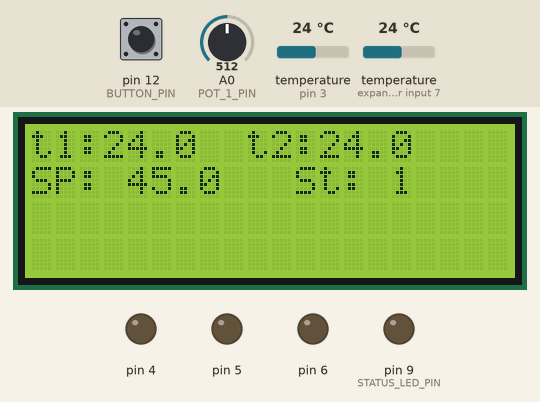
This sketch was run on a simulated Arduino Uno, built with avr-gcc and run on an emulated ATmega328P. Shown: 20×4 character LCD, output pins drawn as LEDs (lit = HIGH). The inputs (shaded band) are chosen by the test bench; at power-on: pin 12 (BUTTON_PIN) HIGH, temperature (sensors on expander input 7, pin 3) 24 °C, A0 (POT_1_PIN) = 512. Pins used as bus, display or sensor lines are not drawn; what the sketch prints to the serial monitor is not drawn.

Above: at 2.5 s.
2.6 s: pin 12 (BUTTON_PIN) pulled LOW for 0.15 s
At 3.8 s:
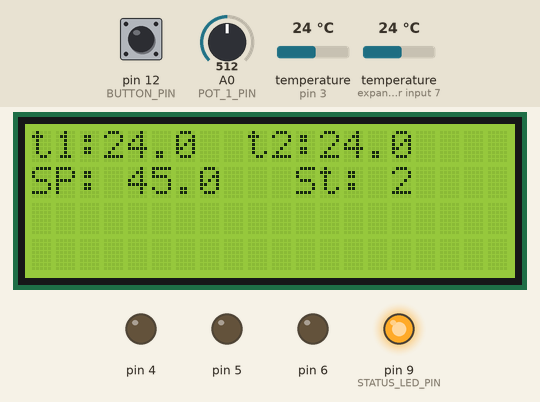
4.2 s: pin 12 (BUTTON_PIN) pulled LOW for 1 s
At 5.4 s:
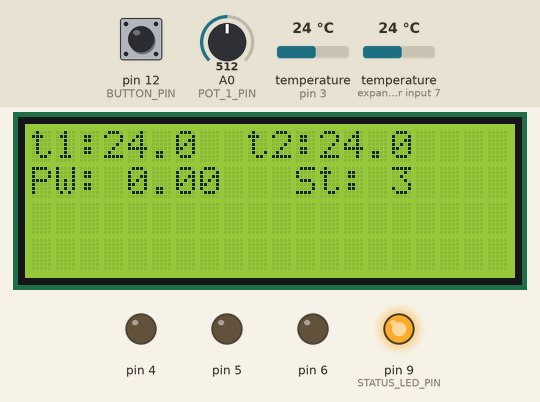
6.7 s: temperature (sensor on expander input 7) set to 12 °C
At 9.4 s:
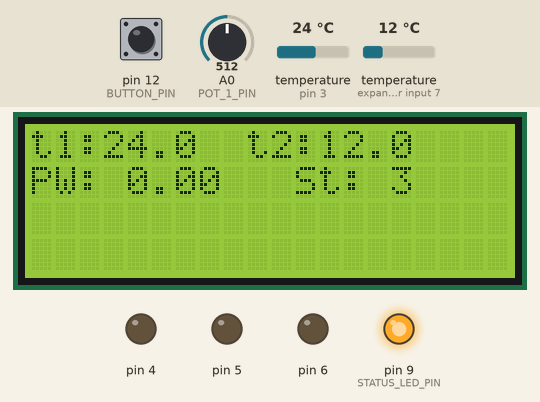
9.7 s: A0 (POT_1_PIN) set to 0
At 10.7 s:
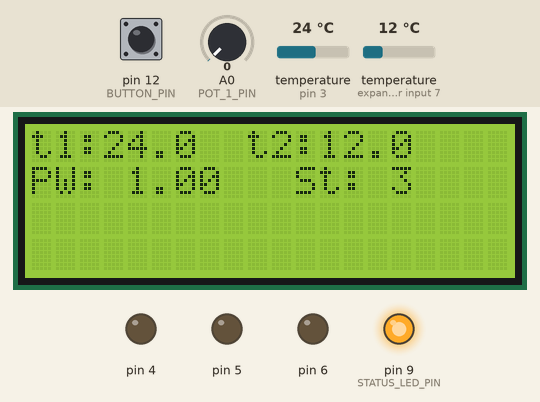
11.2 s: temperature (sensor on expander input 7) set to 19 °C
13.7 s: A0 (POT_1_PIN) set to 122
At 15.0 s:
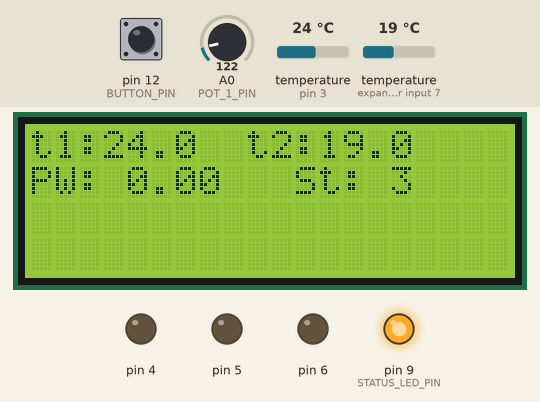
Timing chart, 0 to 16.2 s (numbered marks = the images above; inputs shaded):
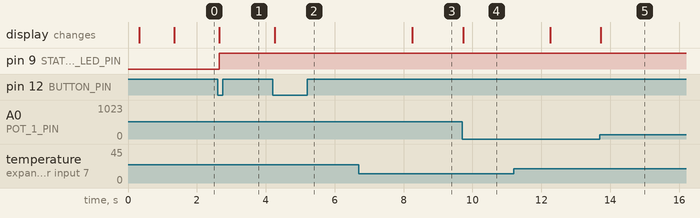

Measured:
- after the input at 2.6 s, pin 9 (STATUS_LED_PIN): LOW → HIGH after 0.05 s; the display: changes after 0.05 s (image 1)
- after the input at 4.2 s, the display: first changes after 0.06 s (image 2 shows a later state)
- after the input at 6.7 s, the display: changes after 1.6 s (image 3)
- after the input at 9.7 s, the display: changes at once (image 4)
- after the input at 13.7 s, the display: changes at once (image 5)

The sketch:

ssr_temp_on_off_reg.ino
```cpp
#include <Wire.h>
#include <LiquidCrystal_I2C.h>
#include <OneWire.h>
#include <DallasTemperature.h>
#include <Bounce2.h>

#define ONE_WIRE_BUS_PIN 3
#define SSR_PIN 13
#define POT_1_PIN A0
#define BUTTON_PIN 12
#define STATUS_LED_PIN 9

unsigned int state = 1;

unsigned long currentMillis = 0;
unsigned long tempLastMillis = 0;
unsigned int tempTimer = 2000;
double probe01Temp = 0;
double probe02Temp = 0;
volatile int sensorVal = 0;


double setpoint = 0;
double power = 0;
int powerInt = 0;

unsigned long ssrLastMillis = 0;
unsigned int ssrFreq = 10;
unsigned int ssrDutyCycle = 50;
unsigned int count = 0;


// Setup a oneWire instance to communicate with any OneWire devices
OneWire oneWire(ONE_WIRE_BUS_PIN);
// Pass our oneWire reference to Dallas Temperature.
DallasTemperature sensors(&oneWire);
//Specific adresses
DeviceAddress Probe01Add = { 0x28, 0x5D, 0xD8, 0x3D, 0x06, 0x00, 0x00, 0x1E };
DeviceAddress Probe02Add = { 0x28, 0xFF, 0x1D, 0x62, 0x61, 0x15, 0x03, 0xB0 };

//Setup LCD screen on I2C
LiquidCrystal_I2C lcd(0x27,20,4); // set the LCD address to 0x27 for a 16 chars and 2 line display

// Instantiate Bounce object
Bounce debouncer = Bounce();

class SSR_Control {
  private:
  unsigned int _pin;
  unsigned int _windowLength;
  unsigned long _windowStartTime;
  double _dutyCycle;

  public:
  SSR_Control(int pin, int windowLength) {
    _pin = pin;
    _windowLength = windowLength;

    pinMode(_pin, OUTPUT);
  }
  void updateSSR(){
    //Check if it's time to turn on
    if(currentMillis - _windowStartTime <= _windowLength * _dutyCycle) {
      digitalWrite(_pin, HIGH);
    }
    else {
      digitalWrite(_pin, LOW);
    }

    //Check if windowsLength has passed, if so, set new windowStartTime
    if (currentMillis - _windowStartTime > _windowLength) {
      _windowStartTime += _windowLength;
    }
  }
  void setDutyCycle(double newDutyCycle) {
    _dutyCycle = newDutyCycle;
  }
  double getDutyCycle(){
    return _dutyCycle;
  }

};//end SSR class

double getTemperature(DeviceAddress deviceAddress)
{

  double tempC = sensors.getTempC(deviceAddress);

  if (tempC == -127.00) {
    Serial.print("Error getting temperature  ");
  }
  else {
    return tempC;
  }
}

void updateLCD() {
  lcd.setCursor(3, 0);
  lcd.print(probe01Temp, 1);
  lcd.setCursor(12, 0);
  lcd.print(probe02Temp, 1);
  lcd.setCursor(15, 1);
  lcd.print(state);
}


//Instantiate SSR_Control object on pin 4 and with a windowlength of temptimer = 2000ms
SSR_Control instans0(SSR_PIN, tempTimer);


void setup() {
  lcd.init();
  lcd.backlight();
  lcd.clear();

  //lcd.setCursor(0, 0);
  //lcd.print("...BOOTING");

  pinMode(ONE_WIRE_BUS_PIN, INPUT);
  pinMode(SSR_PIN, OUTPUT);
  pinMode(BUTTON_PIN, INPUT_PULLUP);
  pinMode(4, OUTPUT);
  pinMode(5, OUTPUT);
  pinMode(6, OUTPUT);
  pinMode(9, OUTPUT);

  Serial.begin(9600);
  sensors.begin();

  debouncer.attach(BUTTON_PIN);
  debouncer.interval(8);

  // set the resolution to 10 bit (Can be 9 to 12 bits .. lower is faster)
  sensors.setResolution(Probe01Add, 10);
  sensors.setResolution(Probe02Add, 10);

  Serial.println();
  Serial.print("Number of Devices found on bus = ");
  Serial.println(sensors.getDeviceCount());
  sensors.requestTemperatures();
  probe01Temp = getTemperature(Probe01Add);
  probe02Temp = getTemperature(Probe02Add);


  Serial.print("Probe 01 temp: ");
  Serial.println(probe01Temp);
  Serial.print("Probe 02 temp: ");
  Serial.println(probe02Temp);
  Serial.println(' ');

  lcd.setCursor(0, 0);
  lcd.print("t1:");
  lcd.print(probe01Temp, 1);
  lcd.setCursor(9, 0);
  lcd.print("t2:");
  lcd.print(probe02Temp, 1);
  lcd.setCursor(0, 1);
  lcd.print("SP: ");
  lcd.setCursor(11, 1);
  lcd.print("St: ");

  delay(1000);

}//end setup

void loop() {
  currentMillis = millis();


  if (currentMillis - tempLastMillis >= tempTimer){
    tempLastMillis = currentMillis;

    sensors.requestTemperatures();
    //probe01Temp = getTemperature(Probe01Add);
    probe02Temp = getTemperature(Probe02Add);

    Serial.print(probe01Temp);
    Serial.print("\t");
    Serial.println(probe02Temp);


  }//temp read and control timer

  switch (state) {

    case 1: //start state
      digitalWrite(STATUS_LED_PIN, LOW);
      digitalWrite(SSR_PIN, LOW);
      setpoint = map(analogRead(POT_1_PIN), 0, 1023, 90, 0);
      lcd.setCursor(0, 1);
      lcd.print("SP:");
      lcd.setCursor(4, 1);
      lcd.print(setpoint, 1);
      //Button press = next state
      if( debouncer.fell() ) {state++; }
      break;

    case 2: //reg state
      digitalWrite(STATUS_LED_PIN, HIGH);
      Serial.print("pin: ");
      Serial.print(STATUS_LED_PIN);
      Serial.println(" was set to HIGH");

      if (probe02Temp < setpoint) {
        instans0.setDutyCycle(1.0);
      }
      else {
        instans0.setDutyCycle(0.0);
      }
      //Button press = next state
       if( debouncer.fell() ) {state++; }
      break;

    case 3: //power state
      digitalWrite(SSR_PIN, LOW);
      powerInt = map(analogRead(POT_1_PIN), 0, 1023, 100, 0);
      //analogWrite(STATUS_LED_PIN, map(power, 0, 100, 0, 255));

     power = powerInt/100;
     Serial.print("power: ");
     Serial.println(power);
     instans0.setDutyCycle(power);

      lcd.setCursor(0, 1);
      lcd.print("PW:");
      lcd.setCursor(4, 1);
      lcd.print(power);
      lcd.setCursor(9, 1);
      lcd.print("  ");
      //Button press = next state
       if( debouncer.fell() ) {state = 1; }
      break;
  }
  updateLCD();
  debouncer.update();
  instans0.updateSSR();
}//end main loop
```
